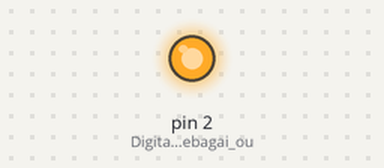
Simulated run of this sketch. Board: Arduino Uno, built with avr-gcc and run on an emulated ATmega328P. Parts: output pins drawn as LEDs (lit = HIGH).

Above: at 0.5 s.
At 5.0 s:
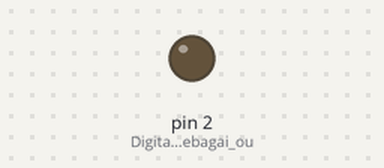
Timing chart, 0 to 6.9 s (numbered marks = the images above):
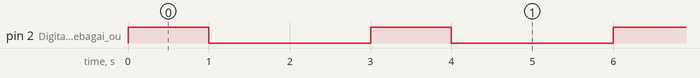

Measured:
- by itself, pin 2 (Digital_pin_12_sebagai_ou): alternates HIGH for 1.0 s and LOW for 2.0 s

The sketch:

Insaf_LED.ino
```cpp
//TestInsaf1_Blink LED
#define LED 13

void setup() {
  // put your setup code here, to run once:
pinMode(2,OUTPUT); //Digital pin 12 sebagai output
}

void loop() {
  // put your main code here, to run repeatedly:
  digitalWrite(2,HIGH); //LED on
  delay(1000);            //1 detik menunggu
  digitalWrite(2,LOW);  //LED mati
  delay(2000);            //2 detik menunggu
}
```
